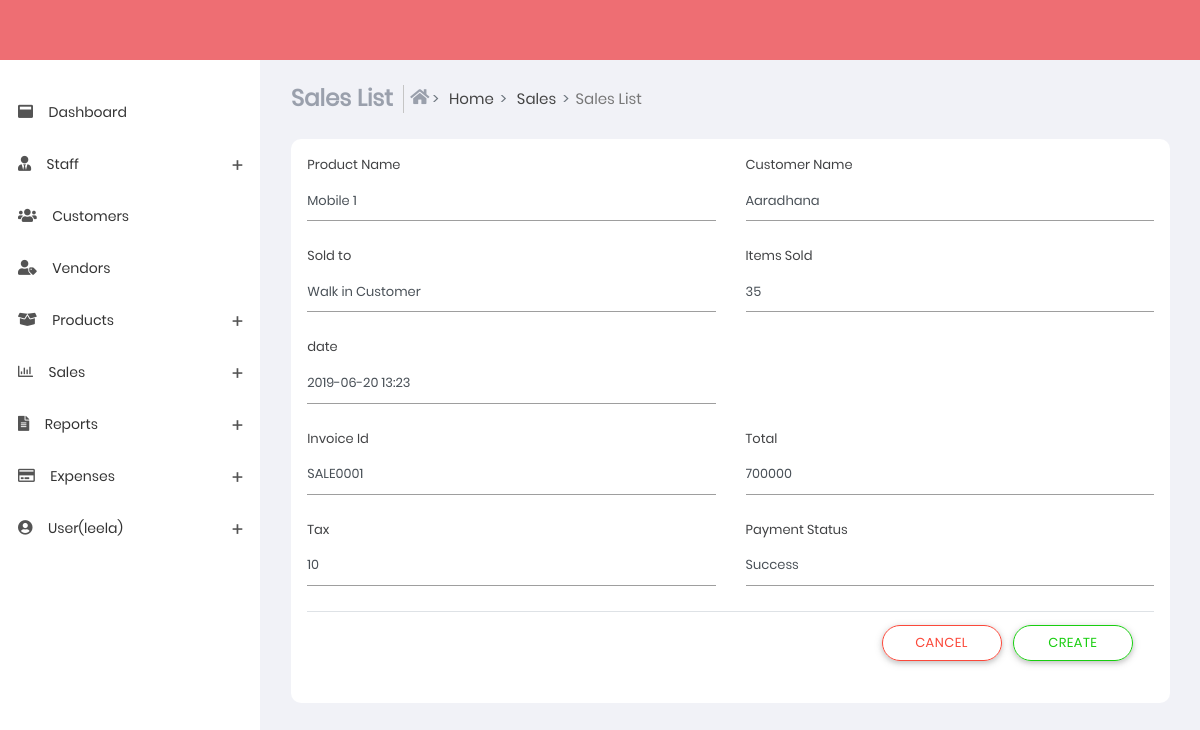
The app's page /sales_list_edit/8 (signed in) with its own data.
### sub_part/models.py (models this page shows, shortened)
class saleslists(models.Model):
    invoice_id = models.CharField(max_length=100)
    date = models.DateTimeField()
    sold = (
        ('Walk in Customer','Walk in Customer'),
        ('Vendor','vendor'),
    )
    sold_to = models.CharField(max_length = 100, choices = sold)
    items_sold = models.IntegerField()
    total = models.IntegerField()
    payment = (
        ('Success','Success'),
        ('Pending','Pending'),
    )
    payment_status = models.CharField(max_length = 100, choices = payment)
    name = models.CharField(max_length=100)
    customer_name = models.CharField(max_length=100)
    tax=models.IntegerField()
    tax_amount=models.IntegerField()
    grand_total=models.IntegerField()

### sub_part/views.py (the view)
# urls.py: path('sales_list_edit/<int:id>',views.sales_list_edit,name='sales_list_edit'),
@login_required(login_url='login')
def sales_list_edit(request,id):
    temp = saleslists.objects.get(id=id)
    return render(request,'sales_list_edit.html',{'temp':temp,'u':request.user})

### templates/sales_list_edit.html (shortened to what this page needs)
{% extends 'base.html' %}
{% load static %}
{% block content %}
<section class="content">
    <div class="container-fluid">
        <div class="block-header">
            <div class="row">
                <div class="col-xs-12 col-sm-12 col-md-10 col-lg-10">
                    <ul class="breadcrumb breadcrumb-item ">
                        <li class="breadcrumb-item">
                            <h4 class="page-title">Sales List</h4>
                        </li>
                        <li class="breadcrumb-item bcrumb-1">
                            <a href="index">
                                <i class="fas fa-home"></i> Home</a>
                        </li>
                        <li class="breadcrumb-item bcrumb-1">
                            <a href="#" onclick="return false;">Sales</a>
                        </li>
                        <li class="breadcrumb-item active">Sales List</li>
                    </ul>
                </div>
            </div>
        </div>
        <div class="card">
            <div class="card-body">
                <form action="/sales_list_update/{{ temp.id }}" method="POST">
                    <div class="row clearfix">
                        <div class="col-lg-6 col-md-6 col-sm-6 col-xs-6">
                            <label for="name">Product Name</label>
                            <div class="form-group">
                                <div class="form-line">
                                    <input type="text" name="name" value="{{ temp.name }}" id="name"
                                        class="form-control" placeholder="Enter Product Name">
                                </div>
                            </div>
                        </div>
                        <div class="col-lg-6 col-md-6 col-sm-6 col-xs-6">
                            <label for="email_address">Customer Name</label>
                            <div class="form-group">
                                <div class="form-line">
                                    <input type="text" name="customer_name" value="{{ temp.customer_name }}"
                                        id="email_address1" class="form-control" placeholder="Enter Customer Name">
                                </div>
                            </div>
                        </div>
                    </div>
                    <div class="row clearfix">
                        <div class="col-lg-6 col-md-6 col-sm-6 col-xs-6">
                            <label for="name">Sold to</label>
                            <div class="form-group">
                                <div class="form-line">
                                    <input type="text" name="sold_to" value="{{ temp.sold_to }}" id="name"
                                        class="form-control" placeholder="Walk in Customer or Vendor">
                                </div>
                            </div>
                        </div>
                        <div class="col-lg-6 col-md-6 col-sm-6 col-xs-6">
                            <label for="email_address">Items Sold</label>
                            <div class="form-group">
                                <div class="form-line">
                                    <input type="text" name="items_sold" value="{{ temp.items_sold }}"
                                        id="email_address1" class="form-control" placeholder="No of Items">
                                </div>
                            </div>
                        </div>
                    </div>
                    <div class="row clearfix">
                        <div class="col-lg-6 col-md-6 col-sm-6 col-xs-6">
                            <label for="name">date</label>
                            <div class="form-group">
                                <div class="form-line">
                                    <input type="text" name="date" value="{{ temp.date|date:'Y-m-d H:i' }}" class="form-control date"
                                        placeholder="Ex: YYYY-MM-DD HH:MM">
                                </div>
                            </div>
                        </div>
                    </div>
                    <div class="row clearfix">
                        <div class="col-lg-6 col-md-6 col-sm-6 col-xs-6">
                            <label for="email_address">Invoice Id</label>
                            <div class="form-group">
                                <div class="form-line">
                                    <input type="text" name="invoice_id" value="{{ temp.invoice_id }}"
                                        id="email_address1" class="form-control" placeholder="Enter Invoice Id">
                                </div>
                            </div>
                        </div>
                        <div class="col-lg-6 col-md-6 col-sm-6 col-xs-6">
                            <label for="email_address">Total</label>
                            <div class="form-group">
                                <div class="form-line">
                                    <input type="text" name="total" value="{{ temp.total }}" id="email_address1"
                                        class="form-control" placeholder="Enter Total">
                                </div>
                            </div>
                        </div>
                    </div>
                    <div class="row clearfix">
                        <div class="col-lg-6 col-md-6 col-sm-6 col-xs-6">
                            <label for="email_address">Tax</label>
                            <div class="form-group">
                                <div class="form-line">
                                    <input type="text" name="tax" value="{{ temp.tax }}" id="email_address1"
                                        class="form-control" placeholder="Enter tax percentage">
                                </div>
                            </div>
                        </div>
                        <div class="col-lg-6 col-md-6 col-sm-6 col-xs-6">
                            <label for="email_address">Payment Status</label>
                            <div class="form-group">
                                <div class="form-line">
                                    <input type="text" name="payment_status" value="{{ temp.payment_status }}"
                                        id="email_address1" class="form-control" placeholder="Success or Pending">
                                </div>
                            </div>
                        </div>
                    </div>
                    <div class="modal-footer">
                        <div class="button-demo">
                            <a href="../sales_list.html">
                                <button type="button" class="btn btn-outline-danger btn-border-radius"
                                    data-dismiss="modal">Cancel</button>
                            </a>
                            <button type="submit" class="btn btn-outline-success btn-border-radius">Create</button>
                        </div>
                    </div>
                </form>
            </div>
        </div>
    </div>
</section>
{% endblock %}

### templates/base.html (shortened to what this page needs)
{% load static %}
<!DOCTYPE html>
<html lang="en">
<head>
    <link href="{% static 'css/app.min.css'%}" rel="stylesheet">
    <link href="{% static 'css/style.css'%}" rel="stylesheet" />
    <link href="{% static 'css/styles/all-themes.css'%}" rel="stylesheet" />
</head>
<body class="light fixed">
    <nav class="navbar">
    </nav>
    <div>
        <aside id="leftsidebar" class="sidebar">
            <div class="menu">
                <ul class="list">
                    <li>
                        <a href="index">
                                <i class="fas fa-window-maximize"></i>
                                <span >Dashboard</span>
                        </a>
                    </li>
                    <li>
                        <a href="#" onClick="return false;" class="menu-toggle">
                            <i class="fas fa-user-tie"></i>
                            <span>Staff</span>
                        </a>
                    </li>
                    <li>
                        <a href="customer.html">
                            <i class="fas fa-users"></i>
                            <span>Customers</span>
                        </a>
                    </li>
                    <li>
                        <a href="vendors.html">
                            <i class="fas fa-user-tag"></i>
                            <span>Vendors</span>
                        </a>
                    </li>
                    <li>
                        <a href="#" onClick="return false;" class="menu-toggle">
                            <i class="fas fa-box-open"></i>
                            <span>Products</span>
                        </a>
                    </li>
                    <li>
                        <a href="#" onClick="return false;" class="menu-toggle">
                            <i class="far fa-chart-bar"></i>
                            <span>Sales</span>
                        </a>
                    </li>
                    <li>
                        <a href="#" onClick="return false;" class="menu-toggle">
                            <i class="fas fa-file-alt"></i>
                            <span>Reports</span>
                        </a>
                    </li>
                    <li>
                        <a href="#" onClick="return false;" class="menu-toggle">
                            <i class="far fa-credit-card"></i>
                            <span>Expenses</span>
                        </a>
                    </li>
                    <li>
                        <a href="#" onClick="return false;" class="menu-toggle">
                            <i class="fas fa-user-circle"></i>
                            <span>User({{u.username}})</span>
                        </a>
                    </li>
                </ul>
            </div>
        </aside>
    </div>
    {% block content %}
    {% endblock %}
</body>
</html>

### records on screen
saleslists: name "Mobile 1", customer_name "Aaradhana", sold_to "Walk in Customer", items_sold "35", date "2019-06-20 13:23", invoice_id "SALE0001", total "700000", tax "10", payment_status "Success"

### other values on screen
{{ u.username }} "leela"
